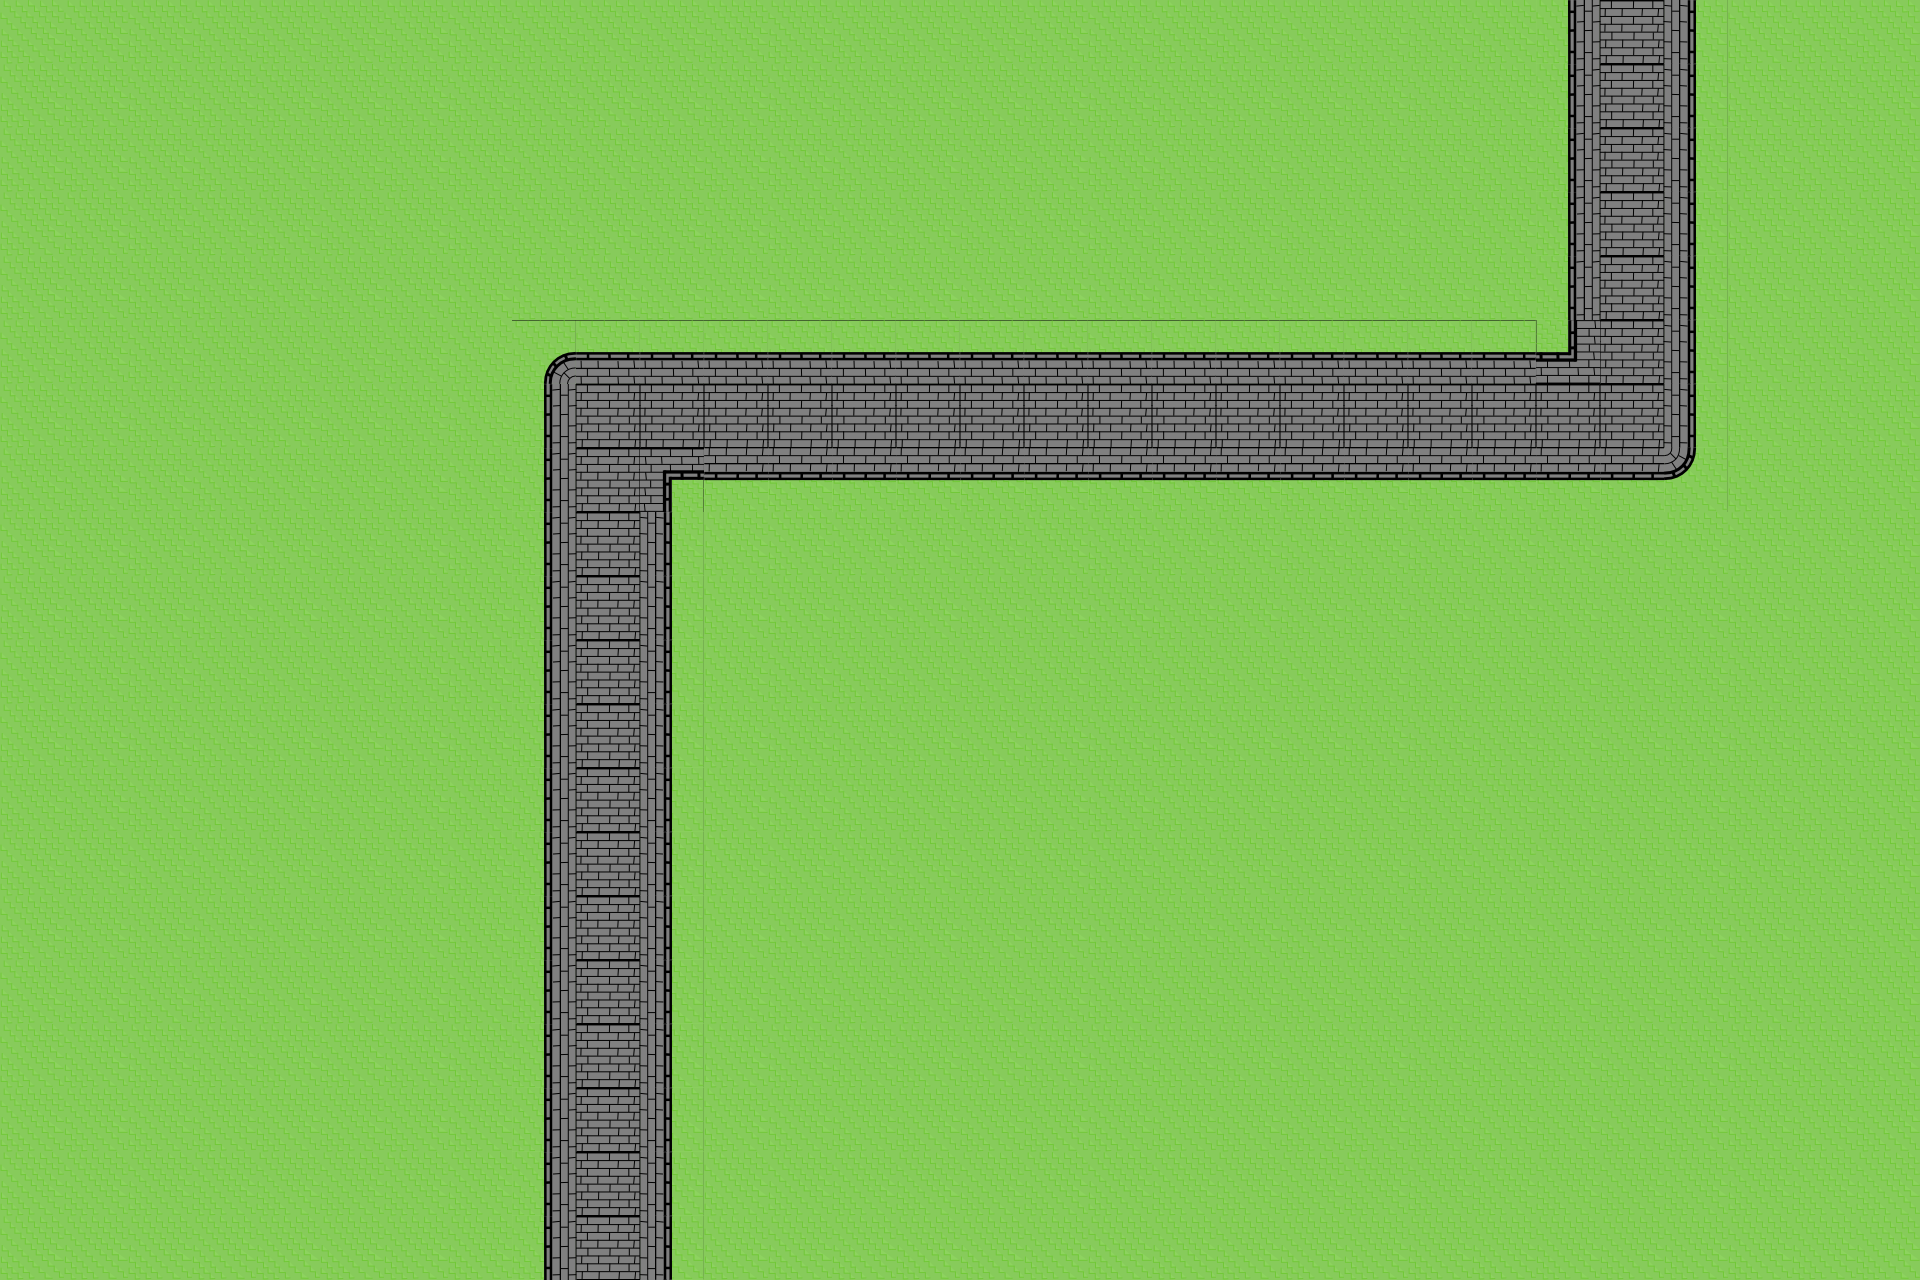

This game map was drawn from its Tiled (.tmx) file and the tilesets committed beside it. A one-line description and the trimmed map source follow:
An orthogonal 30x20 tile map with 64x64 px tiles, 3 tile layers (Terrain, Background, Foreground) and 3 objects.

<map version="1.0" orientation="orthogonal" renderorder="right-down" width="30" height="20" tilewidth="64" tileheight="64" nextobjectid="16">
 <properties>
  <property name="Name" value="PathToTown" />
 </properties>
 <tileset firstgid="1" name="Terrain" tilewidth="64" tileheight="64">
  <image source="Terrain.png" width="512" height="512" />
  <terraintypes>
   <terrain name="Grass" tile="-1" />
   <terrain name="Mud" tile="-1" />
   <terrain name="Stone Path" tile="-1" />
  </terraintypes>
  <tile id="16" terrain="1,1,2,2" />
  <tile id="17" terrain="0,0,0,1" />
  <tile id="18" terrain="0,0,1,1" />
  <tile id="19" terrain="0,0,1,0" />
  <tile id="23" terrain="2,2,1,1" />
  <tile id="24" terrain="1,1,1,2" />
  <tile id="25" terrain="0,1,0,1" />
  <tile id="26" terrain="1,1,1,1" />
  <tile id="27" terrain="1,0,1,0" />
  <tile id="31" terrain="1,1,2,1" />
  <tile id="32" terrain="1,2,1,2" />
  <tile id="33" terrain="0,1,0,0" />
  <tile id="34" terrain="1,1,0,0" />
  <tile id="35" terrain="1,0,0,0" />
  <tile id="39" terrain="2,1,2,1" />
  <tile id="40" terrain="1,2,1,1" />
  <tile id="41" terrain="0,0,0,2" />
  <tile id="42" terrain="0,0,2,2" />
  <tile id="43" terrain="0,0,2,0" />
  <tile id="47" terrain="2,1,1,1" />
  <tile id="48" terrain="0,0,0,0" />
  <tile id="49" terrain="0,2,0,2" />
  <tile id="50" terrain="2,2,2,2" />
  <tile id="51" terrain="2,0,2,0" />
  <tile id="52" terrain="2,2,2,0" />
  <tile id="53" terrain="2,2,0,2" />
  <tile id="54" terrain="1,1,1,0" />
  <tile id="55" terrain="1,1,0,1" />
  <tile id="56">
   <properties>
    <property name="Unwalkable" value="" />
   </properties>
   <objectgroup draworder="index">
    <object id="0" x="-1" y="0" width="66" height="64" />
   </objectgroup>
  </tile>
  <tile id="57" terrain="0,2,0,0" />
  <tile id="58" terrain="2,2,0,0" />
  <tile id="59" terrain="2,0,0,0" />
  <tile id="60" terrain="2,0,2,2" />
  <tile id="61" terrain="0,2,2,2" />
  <tile id="62" terrain="1,0,1,1" />
  <tile id="63" terrain="0,1,1,1" />
 </tileset>
 <layer name="Terrain" width="30" height="20">
  <data>[600 cells, 600 non-empty, 10 distinct tile ids]</data>
 </layer>
 <layer name="Background" width="30" height="20">
  <data>[600 cells, 0 non-empty, 0 distinct tile ids]</data>
 </layer>
 <objectgroup name="Objects" />
 <objectgroup name="Exits And Entrances">
  <object id="13" x="1600" y="0" width="63" height="30">
   <properties>
    <property name="From" value="Mycofarm" />
    <property name="To" value="Mycofarm" />
   </properties>
  </object>
 </objectgroup>
 <objectgroup name="Spawn Points">
  <object id="15" x="1527.27" y="845.455" width="263.636" height="172.727">
   <properties>
    <property name="Chance" value="100" />
    <property name="Group" value="ColdWood" />
    <property name="Type" value="MushroomSource" />
   </properties>
  </object>
 </objectgroup>
 <objectgroup name="Sprites" />
 <layer name="Foreground" width="30" height="20" opacity="0.9">
  <data>[600 cells, 0 non-empty, 0 distinct tile ids]</data>
 </layer>
</map>